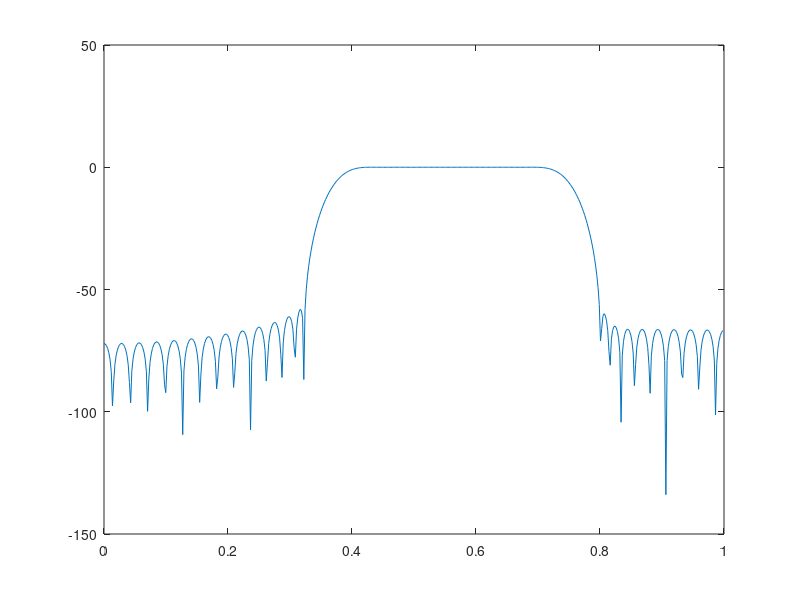

The MATLAB script that drew this image: (Note: this script raises an error after producing the figure.)
%%specification of the filter
fsamp = 4000;
fcuts = [600 900 1400 1600];
mags = [0 1 0];
devs = [0.001259 0.01372 0.001259];

%%Designing the Kaiser window
[n,Wn,beta,ftype] = kaiserord(fcuts,mags,devs,fsamp);
n = n + rem(n,2);
hh = fir1(n,Wn,ftype,kaiser(n+1,beta));

%%Magnitude response of the filter for wp1<w<wp2
[H,f] = freqz(hh,1);
plot(f/pi,20*log10(abs(H)))
ax = gca;
ax.XTick = 9/20:.05:7/10;
ax.YTick = -1:.010:1;
ax.XLim = [9/20 7/10];
xlabel('Normalized Frequency (\times\pi rad/sample)')
ylabel('Magnitude (dB)')
